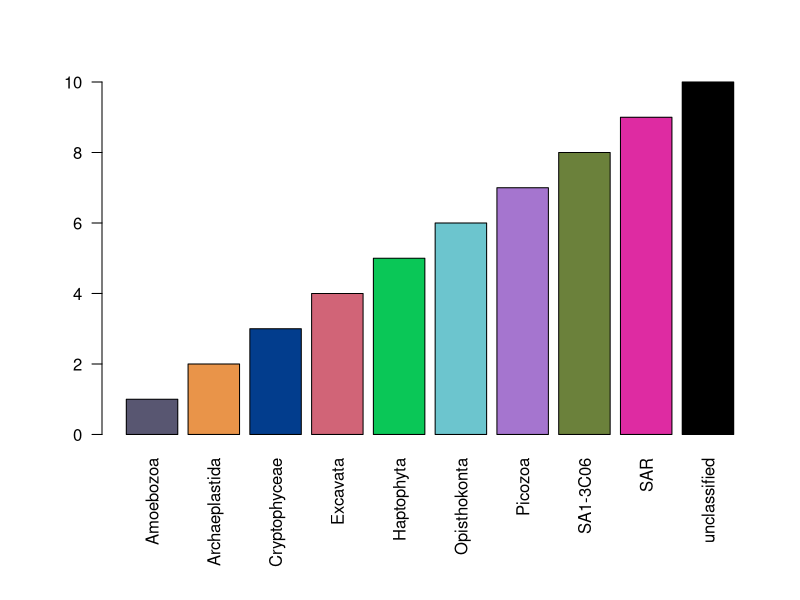
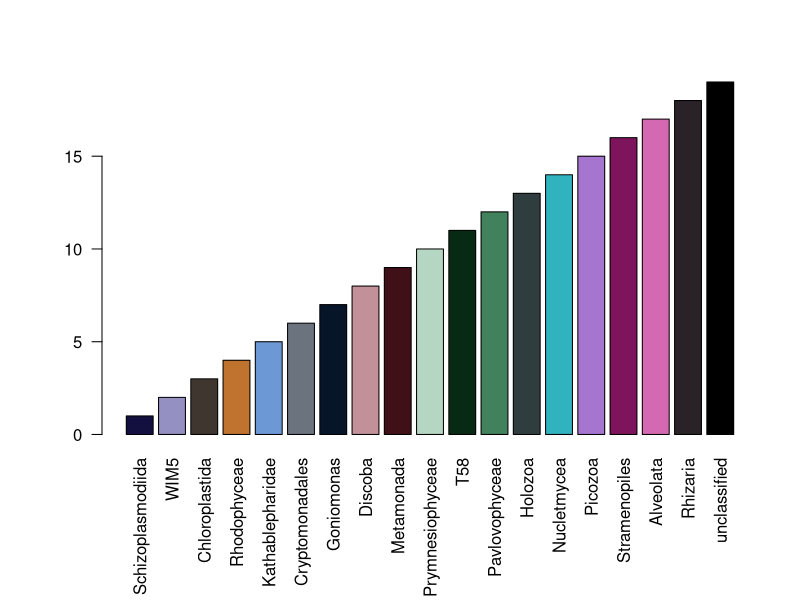

R code for these plots, in order:
## ---- chunk 1
## idea to make an overall palette where the phyla will be vibrant dinstinct colours and then the orders will be distinct colours within that. 
library(caret)
library(colorspace)
## ---- chunk 2
split_up_taxonomy <- read.csv2("./Total_taxonomy_mapped.csv", col.names=c("header_id","otu_number","Domain","Phylum", "Class", "Order", "Family","Genus"))
## ---- chunk 3
split_up_taxonomy$Domain <- sub("\\(.{1,4}\\)", "", split_up_taxonomy$Domain)
split_up_taxonomy$Phylum <- sub("\\(.{1,4}\\)", "", split_up_taxonomy$Phylum)
split_up_taxonomy$Class <- sub("\\(.{1,4}\\)", "", split_up_taxonomy$Class)
split_up_taxonomy$Order <- sub("\\(.{1,4}\\)", "", split_up_taxonomy$Order)
split_up_taxonomy$Family <- sub("\\(.{1,4}\\)", "", split_up_taxonomy$Family)
split_up_taxonomy$Genus <- sub("\\(.{1,4}\\)", "", split_up_taxonomy$Genus)
split_up_taxonomy$Genus <- gsub(";", "", split_up_taxonomy$Genus)
## ---- chunk 4
split_up_taxonomy_euks <- droplevels(subset(split_up_taxonomy, Domain == "Eukaryota"))
sort(unique(split_up_taxonomy_euks$Phylum))
## ---- chunk 5
phyla_palette_euks <- c("#585671",
 "#E99449",
 "#023D8D",
 "#D16477",
 "#0AC757",
 "#6CC5CE",
 "#A575CF",
 "#6B813B",
 "#DE2BA2")
## ---- chunk 6
names(phyla_palette_euks) <- sort(unique(split_up_taxonomy_euks$Phylum))
 phyla_palette_euks <- c(phyla_palette_euks,"black")
 names(phyla_palette_euks)[length(phyla_palette_euks)] <- "unclassified"
phyla_palette_euks
## ---- chunk 7
par(oma=c(3,1,0,0)) ## so plots are not clipped
barplot(seq(length(phyla_palette_euks)), col=phyla_palette_euks, names.arg=names(phyla_palette_euks), las=2)
## ---- chunk 8
save(phyla_palette_euks, file = "./phyla_palette_euks.txt")
### To load it in uncomment this:
#load(file="./phyla_palette_euks.txt")
## ---- chunk 9
## This function can be used as a one-off to pick a group of colours from one phylum that is supplied, or it can be used as a loop to do it a bit more programmatically. 

pick_class_colours <- function (split_up_taxonomy, Phylum_name, phylum_colour) {
  split_up_taxonomy_specific <- droplevels(subset(split_up_taxonomy, Phylum == Phylum_name))
  ## remove unclassified since I would like all of them to be black. 
  split_up_taxonomy_specific <- droplevels(subset(split_up_taxonomy_specific, Class!="unclassified"))
  ## how many different classes did I find in this phylum?
  Count_class  <- length(unique(split_up_taxonomy_specific$Class))
  
  colour_vector <- c()
  
  ## if in the phylum I only found 1 class I will keep the same colour for the class as the phylum. 
  if (Count_class == 1){
    new_hex <- phylum_colour
    colour_vector <- c(colour_vector,new_hex)
    }
  ## otherwise let's pick a bunch of related colours (of the same hue):
  else if (Count_class > 1) {
    ## convert the colour to HSV
    ## from a hex code this gives the hue, saturation and value of the colours.
    ## see first pdf mentioned in resources for a nice diagram that I found helpful for understanding this.
    phylum_col_HSV <- as(hex2RGB(phylum_colour), "HSV")
    
    ## use kmeans() with the number of class found to try to maximize the colour space used 
    ## (i.e. get the most different colours).
    ## do this for both saturation and value. 
    col_sat <- kmeans(0:100, centers = Count_class, nstart = 3, iter.max = 100)
    col_value <- kmeans(0:100, centers = Count_class, nstart = 3, iter.max = 100)
    
    ## copy the old colour
    new_col_HSV <- phylum_col_HSV
    
    for (i in seq(Count_class)){
      new_col_HSV@coords[2] <- col_sat$centers[i]/100  ## divided by 100 because kmeans won't work with 0:1, but does with 0:100
      new_col_HSV@coords[3] <- col_value$centers[i]/100  ## divided by 100 because kmeans won't work with 0:1, but does with 0:100
      new_hex <- hex(new_col_HSV)
      colour_vector <- c(colour_vector,new_hex)
      }
    
    names(colour_vector) <- unique(split_up_taxonomy_specific$Class)
    
    }
  return(colour_vector)
  }
## ---- chunk 10
class_palette_euks <- c()
for (x in seq(length(unique(split_up_taxonomy_euks$Phylum)))){
  colours_by_ind_class <- pick_class_colours(split_up_taxonomy_euks, names(phyla_palette_euks[x]),phyla_palette_euks[x])
  class_palette_euks <- c(class_palette_euks,colours_by_ind_class)
}

## make anything unclassified black
class_palette_euks <- c(class_palette_euks,"black")
names(class_palette_euks)[length(class_palette_euks)] <- "unclassified"
class_palette_euks
## ---- chunk 11
par(oma=c(3,1,0,0)) ## so plots are not clipped
barplot(seq(length(class_palette_euks)), col=class_palette_euks,names.arg=names(class_palette_euks), las=2)
## ---- chunk 12
save(class_palette_euks, file = "./class_palette_euks.txt")
## load(file="./class_palette_euks.txt")
